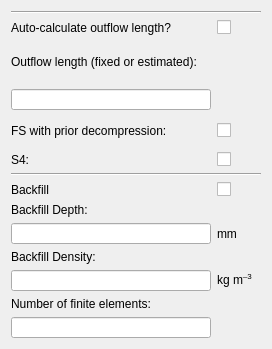
           <widget class="QFrame" name="testframe">
            <property name="minimumSize">
             <size>
              <width>0</width>
              <height>0</height>
             </size>
            </property>
            <property name="maximumSize">
             <size>
              <width>16777215</width>
              <height>0</height>
             </size>
            </property>
            <property name="sizeIncrement">
             <size>
              <width>0</width>
              <height>0</height>
             </size>
            </property>
            <property name="baseSize">
             <size>
              <width>0</width>
              <height>0</height>
             </size>
            </property>
            <property name="frameShape">
             <enum>QFrame::Box</enum>
            </property>
            <property name="frameShadow">
             <enum>QFrame::Plain</enum>
            </property>
            <property name="lineWidth">
             <number>0</number>
            </property>
            <layout class="QGridLayout" name="gridLayout_7">
             <item row="5" column="1">
              <widget class="QCheckBox" name="s4">
               <property name="text">
                <string/>
               </property>
              </widget>
             </item>
             <item row="12" column="0" colspan="2">
              <layout class="QHBoxLayout" name="horizontalLayout_15">
               <item>
                <widget class="QLineEdit" name="backfilldepth">
                 <property name="minimumSize">
                  <size>
                   <width>200</width>
                   <height>21</height>
                  </size>
                 </property>
                 <property name="maximumSize">
                  <size>
                   <width>200</width>
                   <height>21</height>
                  </size>
                 </property>
                </widget>
               </item>
               <item>
                <widget class="QLabel" name="label_6">
                 <property name="text">
                  <string>mm</string>
                 </property>
                </widget>
               </item>
              </layout>
             </item>
             <item row="14" column="0" colspan="2">
              <layout class="QHBoxLayout" name="horizontalLayout_16">
               <item>
                <widget class="QLineEdit" name="backfilldensity">
                 <property name="minimumSize">
                  <size>
                   <width>200</width>
                   <height>21</height>
                  </size>
                 </property>
                 <property name="maximumSize">
                  <size>
                   <width>200</width>
                   <height>21</height>
                  </size>
                 </property>
                </widget>
               </item>
               <item>
                <widget class="QLabel" name="label_18">
                 <property name="text">
                  <string>&lt;html&gt;&lt;head/&gt;&lt;body&gt;&lt;p&gt;kg m&lt;span style=&quot; vertical-align:super;&quot;&gt;–3&lt;/span&gt;&lt;/p&gt;&lt;/body&gt;&lt;/html&gt;</string>
                 </property>
                </widget>
               </item>
              </layout>
             </item>
             <item row="2" column="0" colspan="2">
              <widget class="QLabel" name="PipeID_15">
               <property name="sizePolicy">
                <sizepolicy hsizetype="Preferred" vsizetype="Preferred">
                 <horstretch>0</horstretch>
                 <verstretch>0</verstretch>
                </sizepolicy>
               </property>
               <property name="minimumSize">
                <size>
                 <width>250</width>
                 <height>42</height>
                </size>
               </property>
               <property name="maximumSize">
                <size>
                 <width>16777215</width>
                 <height>42</height>
                </size>
               </property>
               <property name="text">
                <string>Outflow length (fixed or estimated):</string>
               </property>
               <property name="wordWrap">
                <bool>true</bool>
               </property>
              </widget>
             </item>
             <item row="8" column="0" colspan="2">
              <widget class="Line" name="line_6">
               <property name="orientation">
                <enum>Qt::Horizontal</enum>
               </property>
              </widget>
             </item>
             <item row="0" column="0" colspan="2">
              <widget class="Line" name="line_11">
               <property name="orientation">
                <enum>Qt::Horizontal</enum>
               </property>
              </widget>
             </item>
             <item row="21" column="0">
              <spacer name="verticalSpacer_6">
               <property name="orientation">
                <enum>Qt::Vertical</enum>
               </property>
               <property name="sizeHint" stdset="0">
                <size>
                 <width>20</width>
                 <height>40</height>
                </size>
               </property>
              </spacer>
             </item>
             <item row="4" column="1">
              <widget class="QCheckBox" name="fs">
               <property name="text">
                <string/>
               </property>
              </widget>
             </item>
             <item row="3" column="0">
              <widget class="QLineEdit" name="initiallength">
               <property name="minimumSize">
                <size>
                 <width>200</width>
                 <height>21</height>
                </size>
               </property>
               <property name="maximumSize">
                <size>
                 <width>200</width>
                 <height>21</height>
                </size>
               </property>
              </widget>
             </item>
             <item row="10" column="0">
              <widget class="QLabel" name="label_11">
               <property name="text">
                <string>Backfill</string>
               </property>
              </widget>
             </item>
             <item row="1" column="1">
              <widget class="QCheckBox" name="fixedlength">
               <property name="minimumSize">
                <size>
                 <width>0</width>
                 <height>0</height>
                </size>
               </property>
               <property name="maximumSize">
                <size>
                 <width>16777215</width>
                 <height>16777215</height>
                </size>
               </property>
               <property name="text">
                <string/>
               </property>
              </widget>
             </item>
             <item row="13" column="0">
              <widget class="QLabel" name="PipeID_12">
               <property name="text">
                <string>Backfill Density: </string>
               </property>
              </widget>
             </item>
             <item row="10" column="1">
              <widget class="QCheckBox" name="backfill">
               <property name="text">
                <string/>
               </property>
              </widget>
             </item>
             <item row="11" column="0">
              <widget class="QLabel" name="PipeID_11">
               <property name="text">
                <string>Backfill Depth:</string>
               </property>
              </widget>
             </item>
             <item row="4" column="0">
              <widget class="QLabel" name="label_12">
               <property name="minimumSize">
                <size>
                 <width>0</width>
                 <height>30</height>
                </size>
               </property>
               <property name="baseSize">
                <size>
                 <width>0</width>
                 <height>0</height>
                </size>
               </property>
               <property name="text">
                <string>FS with prior decompression:</string>
               </property>
               <property name="wordWrap">
                <bool>true</bool>
               </property>
              </widget>
             </item>
             <item row="1" column="0">
              <widget class="QLabel" name="label_14">
               <property name="text">
                <string>Auto-calculate outflow length?</string>
               </property>
               <property name="wordWrap">
                <bool>true</bool>
               </property>
              </widget>
             </item>
             <item row="19" column="0">
              <widget class="QLabel" name="PipeID_17">
               <property name="text">
                <string>Number of finite elements:</string>
               </property>
              </widget>
             </item>
             <item row="20" column="0">
              <widget class="QLineEdit" name="fdnumber">
               <property name="minimumSize">
                <size>
                 <width>200</width>
                 <height>21</height>
                </size>
               </property>
               <property name="maximumSize">
                <size>
                 <width>200</width>
                 <height>21</height>
                </size>
               </property>
              </widget>
             </item>
             <item row="5" column="0">
              <widget class="QLabel" name="label_13">
               <property name="text">
                <string>S4:</string>
               </property>
              </widget>
             </item>
            </layout>
           </widget>
